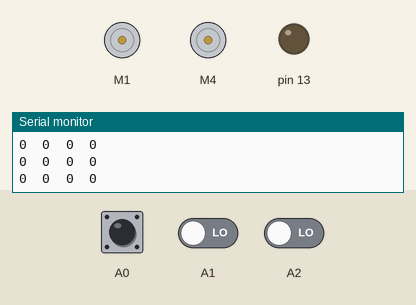
Recording of a sketch running on a simulated Arduino Uno, built with avr-gcc and run on an emulated ATmega328P. On the bench: 2 × DC motor (green arrow = forward, orange = backward, longer = faster), output pins drawn as LEDs (lit = HIGH), the last lines printed to the serial monitor. The inputs (shaded band) are chosen by the test bench; at power-on: A0 LOW, A2 LOW, A1 LOW.

Above: at 12.7 s.
12.8 s: A0 driven HIGH
At 13.6 s:
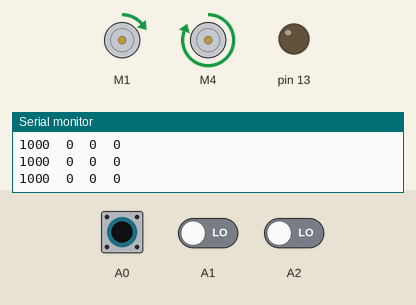
14.3 s: A2 driven HIGH
17.3 s: A0 driven LOW
At 18.0 s:
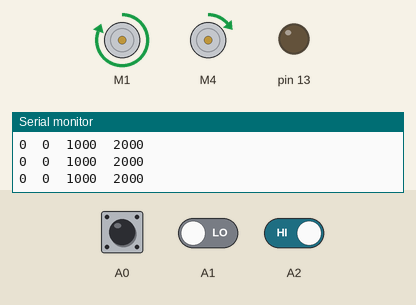
18.8 s: A1 driven HIGH
21.8 s: A2 driven LOW
At 23.0 s:
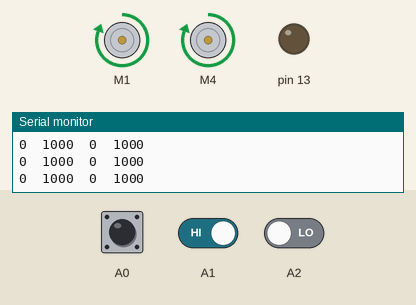
23.3 s: A0 pulsed HIGH 5 times (0.12 s each, 0.3 s apart)
At 23.68 s:
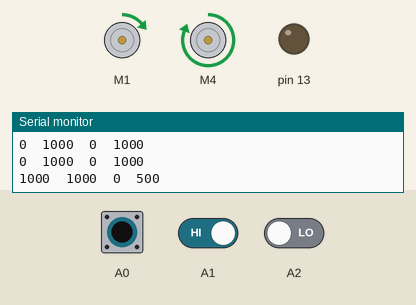
Timing chart, 0 to 26.3 s (numbered marks = the images above; inputs shaded):
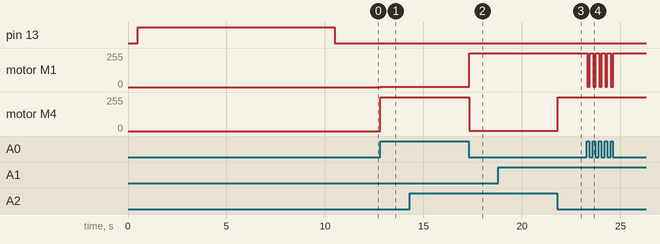

The sketch:

THE_CODE_THE_CODE.ino
```cpp
#include <AFMotor.h>
#include <QTRSensors.h>

#define NUM_SENSORS   3
#define TIMEOUT       2500
#define EMITTER_PIN   2

AF_DCMotor left_motor(4, MOTOR12_64KHZ);
AF_DCMotor right_motor(1, MOTOR12_64KHZ);


QTRSensorsRC qtrrc((unsigned char[]) {A0, A1, A2}, NUM_SENSORS, TIMEOUT, EMITTER_PIN);

unsigned int sensorValues[NUM_SENSORS];

void setup()
{
  calibrate();
  right_motor.setSpeed(255);
  left_motor.setSpeed(255);
}

void loop()
{
  unsigned int position = qtrrc.readLine(sensorValues);
  // print the sensor values as numbers from 0 to 1000, where 0 means maximum reflectance and
  // 1000 means minimum reflectance, followed by the line position
  for (unsigned char i = 0; i < NUM_SENSORS; i++)
  {
    Serial.print(sensorValues[i]);
    Serial.print('\t');
  }

  Serial.println(position);
  int left;
  int center;
  int right;

  if (sizeof(sensorValues) > 0){
    left = sensorValues[0];
    center = sensorValues[1];
    right = sensorValues[2];

  if (center > 600 )
  {
    // both wheels running
   right_motor.run(FORWARD);
   left_motor.run(FORWARD);
   right_motor.setSpeed(255);
   left_motor.setSpeed(255);
  }
  if (right >  600)
  {
    // only left is on. so going right
    right_motor.run(FORWARD);
    left_motor.run(FORWARD);
    right_motor.setSpeed(255);
    left_motor.setSpeed(1);
  }

  if (left > 600 )
  {
    // right is on, so going left.
    right_motor.run(FORWARD);
    left_motor.run(FORWARD);
    right_motor.setSpeed(1);
    left_motor.setSpeed(255);
  }

  }
}


void calibrate(){

  delay(500);
  pinMode(13, OUTPUT);
  digitalWrite(13, HIGH);    // turn on Arduino's LED to indicate we are in calibration mode
  for (int i = 0; i < 400; i++)
  {
    qtrrc.calibrate();
  }
  digitalWrite(13, LOW);     // turn off Arduino's LED to indicate we are through with calibration

  // print the calibration minimum values measured when emitters were on
  Serial.begin(9600);
  for (int i = 0; i < NUM_SENSORS; i++)
  {
    Serial.print(qtrrc.calibratedMinimumOn[i]);
    Serial.print(' ');
  }
  Serial.println();

  // print the calibration maximum values measured when emitters were on
  for (int i = 0; i < NUM_SENSORS; i++)
  {
    Serial.print(qtrrc.calibratedMaximumOn[i]);
    Serial.print(' ');
  }


  Serial.println();
  Serial.println();
  delay(1000);

}
```

Measured:
- after the input at 12.8 s, motor M1: stopped → forward 1/255 at once; motor M4: stopped → forward 255/255 at once
- after the input at 17.3 s, motor M1: forward 1/255 → forward 255/255 at once; motor M4: forward 255/255 → forward 1/255 at once
- after the input at 21.8 s, motor M4: forward 1/255 → forward 255/255 at once
- after the input at 23.3 s, motor M1: alternates forward 255/255 for 0.17 s and forward 1/255 for 0.12 s, 10 changes in all, then stays forward 255/255, starting at once
